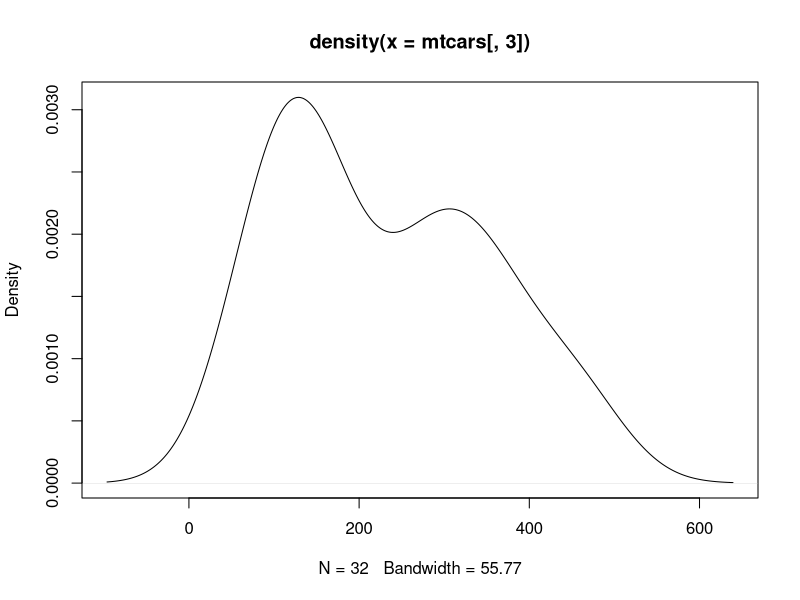

R code for this plot:
# Project:   paper-template
# Objective: Plot something
# Author:    Edoardo Costantini
# Created:   2022-10-12
# Modified:  2022-10-12

# ---- plot-distribution ----

  plot(density(mtcars[, 3]))